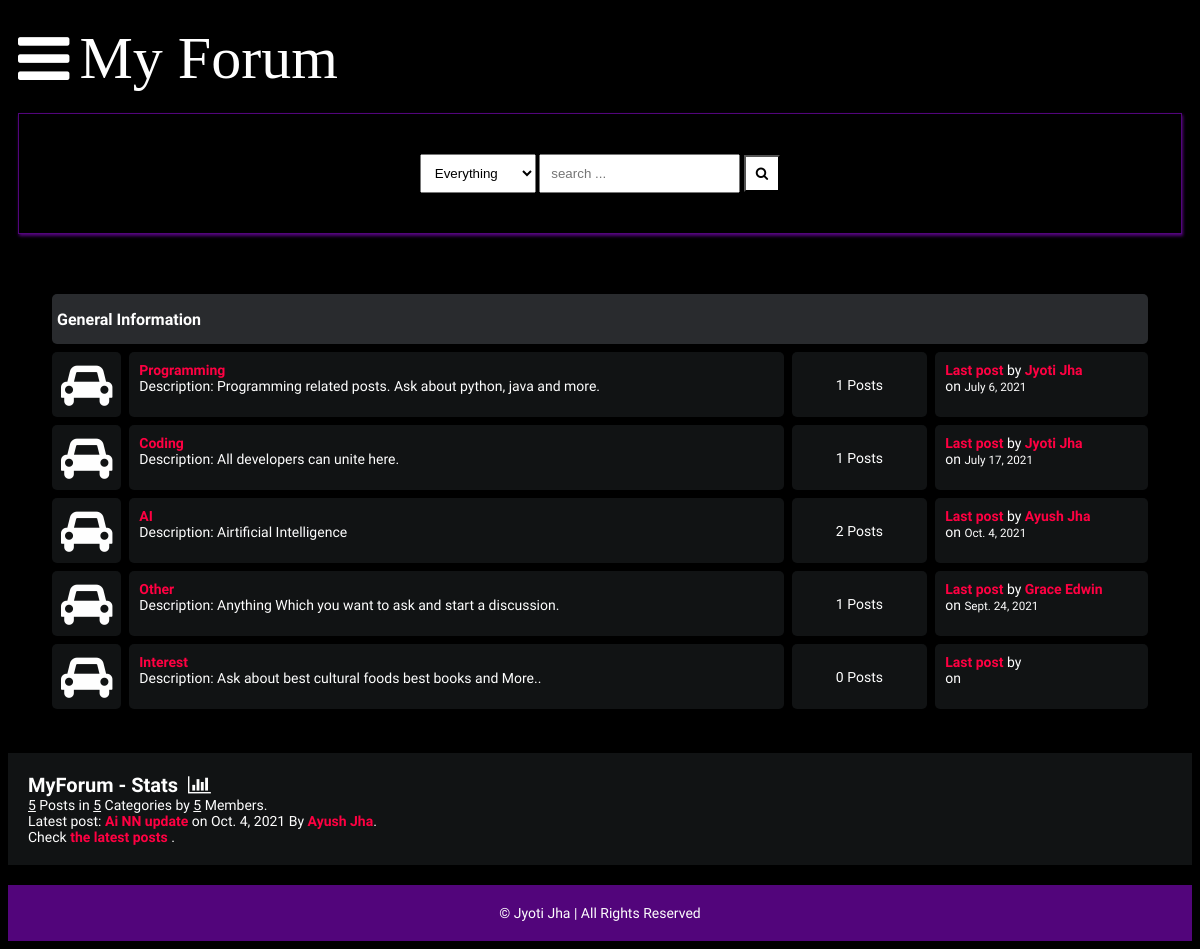
The page / on the database its author committed.
### main/models.py (models this page shows, shortened)
class Category(models.Model):
    title = models.CharField(max_length=50)
    slug = models.SlugField(max_length=400, unique=True, blank=True)
    description = models.TextField(default="description")
    class Meta:
        verbose_name_plural = "categories"
    def get_url(self):
        return reverse("posts", kwargs={
            "slug":self.slug
        })
    @property
    def num_posts(self):
        return Post.objects.filter(categories=self).count()
    @property
    def last_post(self):
        return Post.objects.filter(categories=self).latest("date")

class Post(models.Model):
    title = models.CharField(max_length=400)
    slug = models.SlugField(max_length=400, unique=True, blank=True)
    user = models.ForeignKey(Author, on_delete=models.CASCADE)
    content = HTMLField()
    categories = models.ManyToManyField(Category)
    date = models.DateTimeField(auto_now_add=True)
    approved = models.BooleanField(default=True)
    hit_count_generic = GenericRelation(HitCount, object_id_field='object_pk',
        related_query_name='hit_count_generic_relation'
    )
    tags = TaggableManager()
    comments = models.ManyToManyField(Comment, blank=True)
    closed = models.BooleanField(default=False)
    state = models.CharField(max_length=40, default="zero")
    def get_url(self):
        return reverse("detail", kwargs={
            "slug":self.slug
        })

class Author(models.Model):
    user = models.OneToOneField(User, on_delete=models.CASCADE)
    fullname = models.CharField(max_length=40, blank=False)
    slug = slug = models.SlugField(max_length=400, unique=True, blank=True)
    bio = HTMLField()
    points = models.IntegerField(default=0)
    profile_pic = ResizedImageField(size=[50, 80], quality=100, upload_to="authors", default=None, blank=False, null=True)

### main/views.py (the view)
# urls.py: path("", home, name="home"),
def home(request):
    forums = Category.objects.all()
    num_posts = Post.objects.all().count()
    num_users = User.objects.all().count()
    num_categories = forums.count()
    last_post = Post.objects.latest("date")
    context = {
        "forums":forums,
        "num_posts":num_posts,
        "num_users":num_users,
        "num_categories":num_categories,
        "last_post":last_post,
        "title": "Home Page"
    }
    return render(request, "forums.html", context)

### main/context_processors.py (called while the page is built, shortened)
def searchFunction(request):
    search_context = {}
    posts = Post.objects.all()
    return search_context

### templates/forums.html
{% extends 'base.html' %}
{% block content %}
    <div class="container">
        <div class="subforum">
            <div class="subforum-title">
                <h1>General Information</h1>
            </div>
            {% for forum in forums %}
            <div class="subforum-row">
                <div class="subforum-icon subforum-column center">
                    <i class="fa fa-car center"></i>
                </div>
                <div class="subforum-description subforum-column">
                    <h4><a href="{{forum.get_url}}">{{forum.title}}</a></h4>
                    <p>Description: {{forum.description}} </p>
                </div>
                <div class="subforum-stats subforum-column center">
                    <span>{{forum.num_posts}} Posts</span>
                </div>
                <div class="subforum-info subforum-column">
                    <b><a href="{{forum.last_post.get_url}}">Last post</a></b> by <a href="">{{forum.last_post.user.fullname|title}}</a>
                    <br>on <small>{{forum.last_post.date|date}}</small>
                </div>
            </div>
            {% endfor %}
        </div>
    </div>
    <div class="forum-info">
        <div class="chart">
            MyForum - Stats &nbsp;<i class="fa fa-bar-chart"></i>
        </div>
        <span><u>{{num_posts}}</u> Posts in <u>{{num_categories}}</u> Categories by <u>{{num_users}}</u> Members.</span><br>
        <span>Latest post: <b><a href="{{last_post.get_url}}">{{last_post.title}}</a></b> on {{last_post.date|date}} By <a href="">{{last_post.user.fullname|title}}</a></span>.<br>
        <span>Check <a href="{% url 'latest_posts' %}">the latest posts</a> .</span><br>
    </div>
    {% endblock content %}

### static/style.css (style rules this page uses)
* { box-sizing: border-box; }
html { font-size: 14px; font-family: 'Titillium Web', sans-serif; background-color:rgb(0,0,0); color:#FEFEFE; }
a { color:#FF0042; font-weight: bolder; text-decoration: none; }
h1 { font-size:16px; font-weight: bolder; }
.container { margin: 20px; padding: 20px; }
.subforum { margin-top:20px; }
.subforum-title { background-color:#292B2E; padding: 5px; border-radius: 5px; margin:4px; }
.subforum-row { display: grid; grid-template-columns: 7% 60% 13% 20%; }
.subforum-column { padding: 10px; margin:4px; border-radius: 5px; background-color:#111314; }
.subforum-description * { margin-block: 0; }
.center { display: flex; justify-content: center; align-items: center; }
.subforum-icon i { font-size: 45px; }
.forum-info { padding: 20px; background-color: #111314; }
.chart { font-size:20px; font-weight:bold; }

### rows shown on the page
Category: title "Programming", description "Programming related posts. Ask about python, java and more.", num_posts "1", last_post.user.fullname "Jyoti Jha", last_post "July 6, 2021"
Category: title "Coding", description "All developers can unite here.", num_posts "1", last_post.user.fullname "Jyoti Jha", last_post "July 17, 2021"
Category: title "AI", description "Airtificial Intelligence", num_posts "2", last_post.user.fullname "Ayush Jha", last_post "Oct. 4, 2021"
Category: title "Other", description "Anything Which you want to ask and start a discussion.", num_posts "1", last_post.user.fullname "Grace Edwin", last_post "Sept. 24, 2021"
Category: title "Interest", description "Ask about best cultural foods best books and More..", num_posts "0"
Post: title "Ai NN update", date "Oct. 4, 2021", user.fullname "Ayush Jha"

### other values the page prints
{{ num_posts }} "5"
{{ num_categories }} "5"
{{ num_users }} "5"
